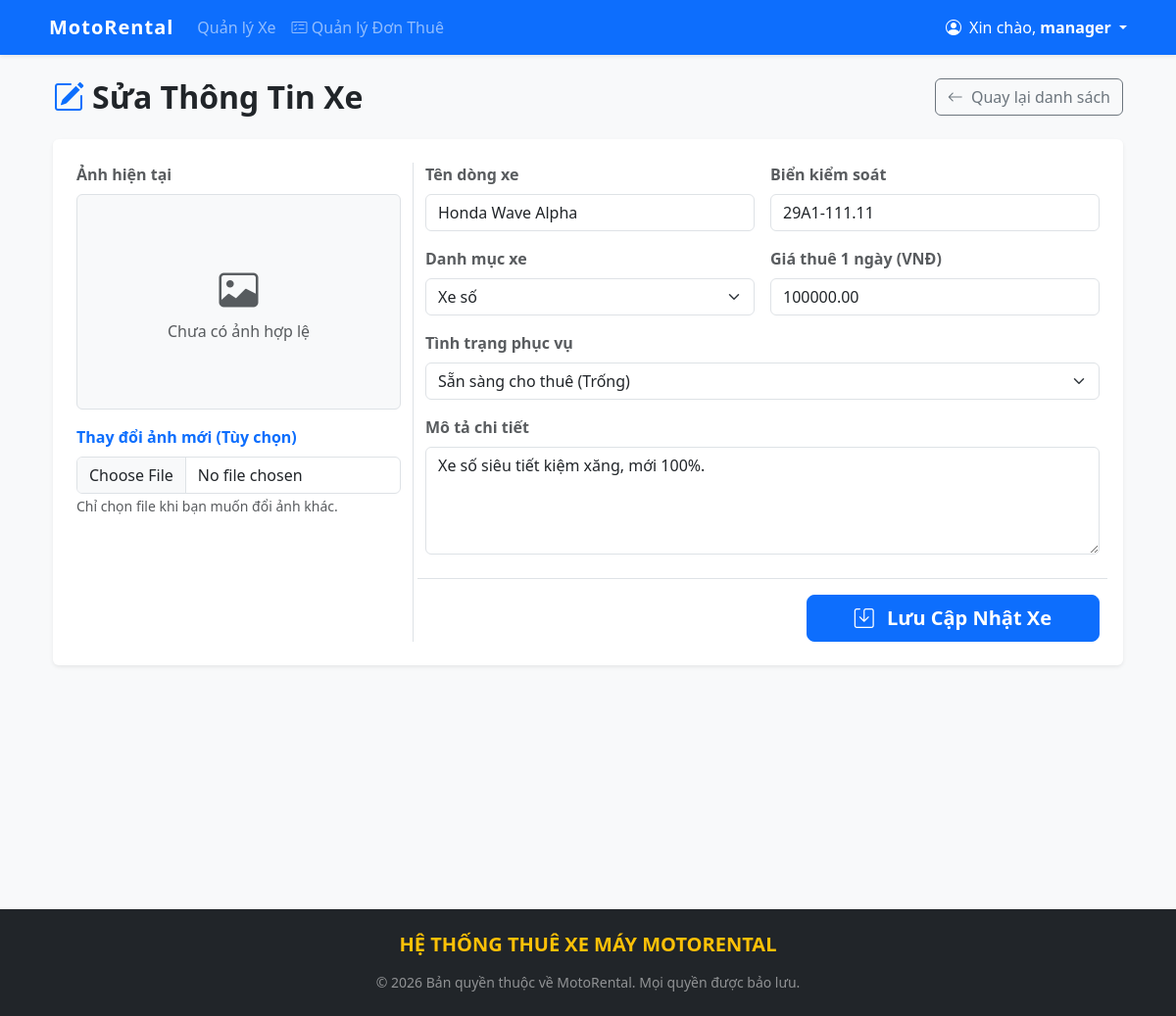
The app's page /admin/edit_motorcycle.php?id=1 (signed in) with its own data.
### tables this page shows
CREATE TABLE motorcycles (
    id INT AUTO_INCREMENT PRIMARY KEY,
    name VARCHAR(100) NOT NULL,
    license_plate VARCHAR(20) NOT NULL UNIQUE,
    category_id INT,
    price_per_day DECIMAL(10, 2) NOT NULL,
    status ENUM('available', 'rented', 'maintenance') DEFAULT 'available',
    condition_state ENUM('mới', 'cũ') DEFAULT 'mới',  
    description TEXT,
    created_at TIMESTAMP DEFAULT CURRENT_TIMESTAMP,
    FOREIGN KEY (category_id) REFERENCES categories(id) ON DELETE SET NULL
);

CREATE TABLE categories (
    id INT AUTO_INCREMENT PRIMARY KEY,
    name VARCHAR(100) NOT NULL
);

### admin/edit_motorcycle.php (the view, shortened to what this page needs)
<?php
require_once dirname(__DIR__) . '/core.php';
$bike_id = isset($_GET['id']) ? (int)$_GET['id'] : 0;
$stmt = $pdo->prepare("SELECT * FROM motorcycles WHERE id = ?");
$stmt->execute([$bike_id]);
$bike = $stmt->fetch();
$categories = $pdo->query("SELECT * FROM categories")->fetchAll();
?>
<div class="container mt-4 mb-5">
    <div class="d-flex justify-content-between align-items-center mb-4">
        <h2 class="fw-bold mb-0"><i class="bi bi-pencil-square text-primary me-2"></i>Sửa Thông Tin Xe</h2>
        <a href="manage_motorcycles.php" class="btn btn-outline-secondary"><i class="bi bi-arrow-left me-1"></i> Quay lại danh sách</a>
    </div>
    <div class="card shadow-sm border-0 bg-white">
        <div class="card-body p-4">
            <form action="edit_motorcycle.php?id=<?= $bike_id ?>" method="POST" enctype="multipart/form-data">
                <div class="row g-4">
                    <div class="col-md-4 text-center border-end">
                        <label class="form-label fw-bold text-muted w-100 text-start">Ảnh hiện tại</label>
                        <?php
                            $img_path = '../assets/images/' . $bike['image'];
                            if (!empty($bike['image']) && file_exists($img_path)):
                        ?>
                            <img src="<?= htmlspecialchars($img_path) ?>" alt="Ảnh xe" class="img-fluid rounded border mb-3 bg-light" style="max-height: 220px; object-fit: contain; width: 100%; padding: 10px;">
                        <?php else: ?>
                            <div class="border rounded d-flex align-items-center justify-content-center mb-3 bg-light" style="height: 220px; width: 100%;">
                                <span class="text-muted"><i class="bi bi-image fs-1 d-block"></i>Chưa có ảnh hợp lệ</span>
                            </div>
                        <?php endif; ?>
                        <div class="text-start">
                            <label class="form-label fw-bold text-primary">Thay đổi ảnh mới (Tùy chọn)</label>
                            <input type="file" name="image" class="form-control" accept="image/*">
                            <small class="text-muted">Chỉ chọn file khi bạn muốn đổi ảnh khác.</small>
                        </div>
                    </div>
                    <div class="col-md-8">
                        <div class="row g-3">
                            <div class="col-md-6">
                                <label class="form-label fw-bold text-muted">Tên dòng xe</label>
                                <input type="text" name="name" class="form-control" required value="<?= htmlspecialchars($bike['name']) ?>">
                            </div>
                            <div class="col-md-6">
                                <label class="form-label fw-bold text-muted">Biển kiểm soát</label>
                                <input type="text" name="license_plate" class="form-control" required value="<?= htmlspecialchars($bike['license_plate']) ?>">
                            </div>
                            <div class="col-md-6">
                                <label class="form-label fw-bold text-muted">Danh mục xe</label>
                                <select name="category_id" class="form-select" required>
                                    <?php foreach($categories as $cat): ?>
                                        <option value="<?= $cat['id'] ?>" <?= ($cat['id'] == $bike['category_id']) ? 'selected' : '' ?>>
                                            <?= htmlspecialchars($cat['name']) ?>
                                        </option>
                                    <?php endforeach; ?>
                                </select>
                            </div>
                            <div class="col-md-6">
                                <label class="form-label fw-bold text-muted">Giá thuê 1 ngày (VNĐ)</label>
                                <input type="number" name="price_per_day" class="form-control" required min="0" step="1000" value="<?= htmlspecialchars($bike['price_per_day']) ?>">
                            </div>
                            <div class="col-md-12">
                                <label class="form-label fw-bold text-muted">Tình trạng phục vụ</label>
                                <select name="status" class="form-select">
                                    <option value="available" <?= ($bike['status'] == 'available') ? 'selected' : '' ?>>Sẵn sàng cho thuê (Trống)</option>
                                </select>
                            </div>
                            <div class="col-12">
                                <label class="form-label fw-bold text-muted">Mô tả chi tiết</label>
                                <textarea name="description" class="form-control" rows="4" placeholder="Tình trạng trầy xước, số km đã đi..."><?= htmlspecialchars($bike['description']) ?></textarea>
                            </div>
                            <div class="col-12 text-end mt-4 border-top pt-3">
                                <button type="submit" class="btn btn-primary btn-lg px-5 fw-bold"><i class="bi bi-save me-2"></i> Lưu Cập Nhật Xe</button>
                            </div>
                        </div>
                    </div>
                </div>
            </form>
        </div>
    </div>
</div>

### core.php (style rules this page uses)
body { background-color: #f8f9fa; }

### records on screen
motorcycles: name "Honda Wave Alpha", license_plate "29A1-111.11", category_id "Xe số", price_per_day "100000.00", status "Sẵn sàng cho thuê (Trống)", description "Xe số siêu tiết kiệm xăng, mới 100%."

### other values on screen
$_SESSION['full_name'] "manager"
